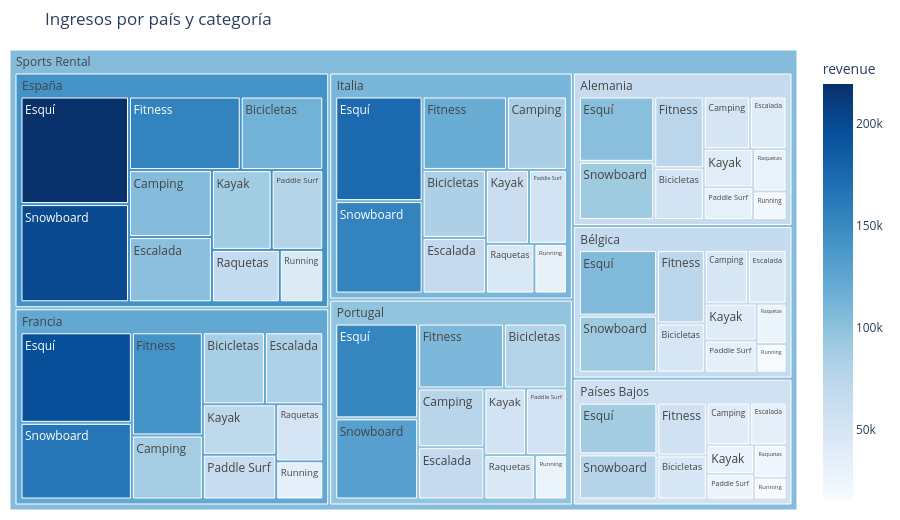

Source (notebook cell):
### Markdown cell above
### 6.6 ¿Dónde se concentran los ingresos? (treemap país › categoría)

### Code cell
tree = (fact[fact["completed"]].groupby(["store_country", "category"])["revenue"]
        .sum().reset_index())
fig = px.treemap(tree, path=[px.Constant("Sports Rental"), "store_country", "category"],
                 values="revenue", color="revenue", color_continuous_scale="Blues",
                 title="Ingresos por país y categoría")
fig.update_layout(margin=dict(t=50, l=10, r=10, b=10), height=520)
fig

### Figure 1 — Plotly figure (JSON) as saved in the notebook; plotly's stock layout.template omitted (floating-point values rounded to 4 significant figures)
{"data": [{"branchvalues": "total", "customdata": [[53270.0], [50490.0], [39760.0], [102200.0], [73630.0], [39030.0], [33670.0], [29230.0], [19790.0], [91100.0], [48910.0], [47980.0], [42890.0], [106500.0], [72810.0], [39530.0], [34620.0], [25130.0], [17710.0], [92540.0], [114100.0], [104300.0], [101500.0], [219400.0], [154500.0], [89610.0], [77350.0], [66850.0], [42750.0], [200200.0], [86420.0], [87920.0], [81260.0], [195100.0], [141700.0], [71580.0], [63500.0], [51910.0], [34680.0], [165100.0], [82240.0], [84080.0], [67270.0], [174800.0], [118400.0], [60920.0], [53520.0], [46080.0], [30850.0], [154500.0], [47430.0], [40340.0], [33750.0], [88730.0], [57100.0], [29650.0], [26410.0], [23100.0], [15390.0], [77520.0], [79120.0], [75480.0], [67270.0], [152700.0], [108300.0], [53770.0], [52910.0], [43600.0], [27590.0], [130600.0], [65830.0], [67060.0], [142300.0], [122800.0], [110500.0], [55770.0], [97230.0], [104500.0]], "domain": {"x": [0.0, 1.0], "y": [0.0, 1.0]}, "hovertemplate": "labels=%{label}<br>revenue_sum=%{value}<br>parent=%{parent}<br>id=%{id}<br>revenue=%{color}<extra></extra>", "ids": ["Sports Rental/Alemania/Bicicletas", "Sports Rental/Alemania/Camping", "Sports Rental/Alemania/Escalada", "Sports Rental/Alemania/Esquí", "Sports Rental/Alemania/Fitness", "Sports Rental/Alemania/Kayak", "Sports Rental/Alemania/Paddle Surf", "Sports Rental/Alemania/Raquetas", "Sports Rental/Alemania/Running", "Sports Rental/Alemania/Snowboard", "Sports Rental/Bélgica/Bicicletas", "Sports Rental/Bélgica/Camping", "Sports Rental/Bélgica/Escalada", "Sports Rental/Bélgica/Esquí", "Sports Rental/Bélgica/Fitness", "Sports Rental/Bélgica/Kayak", "Sports Rental/Bélgica/Paddle Surf", "Sports Rental/Bélgica/Raquetas", "Sports Rental/Bélgica/Running", "Sports Rental/Bélgica/Snowboard", "Sports Rental/España/Bicicletas", "Sports Rental/España/Camping", "Sports Rental/España/Escalada", "Sports Rental/España/Esquí", "Sports Rental/España/Fitness", "Sports Rental/España/Kayak", "Sports Rental/España/Paddle Surf", "Sports Rental/España/Raquetas", "Sports Rental/España/Running", "Sports Rental/España/Snowboard", "Sports Rental/Francia/Bicicletas", "Sports Rental/Francia/Camping", "Sports Rental/Francia/Escalada", "Sports Rental/Francia/Esquí", "Sports Rental/Francia/Fitness", "Sports Rental/Francia/Kayak", "Sports Rental/Francia/Paddle Surf", "Sports Rental/Francia/Raquetas", "Sports Rental/Francia/Running", "Sports Rental/Francia/Snowboard", "Sports Rental/Italia/Bicicletas", "Sports Rental/Italia/Camping", "Sports Rental/Italia/Escalada", "Sports Rental/Italia/Esquí", "Sports Rental/Italia/Fitness", "Sports Rental/Italia/Kayak", "Sports Rental/Italia/Paddle Surf", "Sports Rental/Italia/Raquetas", "Sports Rental/Italia/Running", "Sports Rental/Italia/Snowboard", "Sports Rental/Países Bajos/Bicicletas", "Sports Rental/Países Bajos/Camping", "Sports Rental/Países Bajos/Escalada", "Sports Rental/Países Bajos/Esquí", "Sports Rental/Países Bajos/Fitness", "Sports Rental/Países Bajos/Kayak", "Sports Rental/Países Bajos/Paddle Surf", "Sports Rental/Países Bajos/Raquetas", "Sports Rental/Países Bajos/Running", "Sports Rental/Países Bajos/Snowboard", "Sports Rental/Portugal/Bicicletas", "Sports Rental/Portugal/Camping", "Sports Rental/Portugal/Escalada", "Sports Rental/Portugal/Esquí", "Sports Rental/Portugal/Fitness", "Sports Rental/Portugal/Kayak", "Sports Rental/Portugal/Paddle Surf", "Sports Rental/Portugal/Raquetas", "Sports Rental/Portugal/Running", "Sports Rental/Portugal/Snowboard", "Sports Rental/Alemania", "Sports Rental/Bélgica", "Sports Rental/España", "Sports Rental/Francia", "Sports Rental/Italia", "Sports Rental/Países Bajos", "Sports Rental/Portugal", "Sports Rental"], "labels": ["Bicicletas", "Camping", "Escalada", "Esquí", "Fitness", "Kayak", "Paddle Surf", "Raquetas", "Running", "Snowboard", "Bicicletas", "Camping", "Escalada", "Esquí", "Fitness", "Kayak", "Paddle Surf", "Raquetas", "Running", "Snowboard", "Bicicletas", "Camping", "Escalada", "Esquí", "Fitness", "Kayak", "Paddle Surf", "Raquetas", "Running", "Snowboard", "Bicicletas", "Camping", "Escalada", "Esquí", "Fitness", "Kayak", "Paddle Surf", "Raquetas", "Running", "Snowboard", "Bicicletas", "Camping", "Escalada", "Esquí", "Fitness", "Kayak", "Paddle Surf", "Raquetas", "Running", "Snowboard", "Bicicletas", "Camping", "Escalada", "Esquí", "Fitness", "Kayak", "Paddle Surf", "Raquetas", "Running", "Snowboard", "Bicicletas", "Camping", "Escalada", "Esquí", "Fitness", "Kayak", "Paddle Surf", "Raquetas", "Running", "Snowboard", "Alemania", "Bélgica", "España", "Francia", "Italia", "Países Bajos", "Portugal", "Sports Rental"], "marker": {"coloraxis": "coloraxis", "colors": [53270.0, 50490.0, 39760.0, 102200.0, 73630.0, 39030.0, 33670.0, 29230.0, 19790.0, 91100.0, 48910.0, 47980.0, 42890.0, 106500.0, 72810.0, 39530.0, 34620.0, 25130.0, 17710.0, 92540.0, 114100.0, 104300.0, 101500.0, 219400.0, 154500.0, 89610.0, 77350.0, 66850.0, 42750.0, 200200.0, 86420.0, 87920.0, 81260.0, 195100.0, 141700.0, 71580.0, 63500.0, 51910.0, 34680.0, 165100.0, 82240.0, 84080.0, 67270.0, 174800.0, 118400.0, 60920.0, 53520.0, 46080.0, 30850.0, 154500.0, 47430.0, 40340.0, 33750.0, 88730.0, 57100.0, 29650.0, 26410.0, 23100.0, 15390.0, 77520.0, 79120.0, 75480.0, 67270.0, 152700.0, 108300.0, 53770.0, 52910.0, 43600.0, 27590.0, 130600.0, 65830.0, 67060.0, 142300.0, 122800.0, 110500.0, 55770.0, 97230.0, 104500.0]}, "name": "", "parents": ["Sports Rental/Alemania", "Sports Rental/Alemania", "Sports Rental/Alemania", "Sports Rental/Alemania", "Sports Rental/Alemania", "Sports Rental/Alemania", "Sports Rental/Alemania", "Sports Rental/Alemania", "Sports Rental/Alemania", "Sports Rental/Alemania", "Sports Rental/Bélgica", "Sports Rental/Bélgica", "Sports Rental/Bélgica", "Sports Rental/Bélgica", "Sports Rental/Bélgica", "Sports Rental/Bélgica", "Sports Rental/Bélgica", "Sports Rental/Bélgica", "Sports Rental/Bélgica", "Sports Rental/Bélgica", "Sports Rental/España", "Sports Rental/España", "Sports Rental/España", "Sports Rental/España", "Sports Rental/España", "Sports Rental/España", "Sports Rental/España", "Sports Rental/España", "Sports Rental/España", "Sports Rental/España", "Sports Rental/Francia", "Sports Rental/Francia", "Sports Rental/Francia", "Sports Rental/Francia", "Sports Rental/Francia", "Sports Rental/Francia", "Sports Rental/Francia", "Sports Rental/Francia", "Sports Rental/Francia", "Sports Rental/Francia", "Sports Rental/Italia", "Sports Rental/Italia", "Sports Rental/Italia", "Sports Rental/Italia", "Sports Rental/Italia", "Sports Rental/Italia", "Sports Rental/Italia", "Sports Rental/Italia", "Sports Rental/Italia", "Sports Rental/Italia", "Sports Rental/Países Bajos", "Sports Rental/Países Bajos", "Sports Rental/Países Bajos", "Sports Rental/Países Bajos", "Sports Rental/Países Bajos", "Sports Rental/Países Bajos", "Sports Rental/Países Bajos", "Sports Rental/Países Bajos", "Sports Rental/Países Bajos", "Sports Rental/Países Bajos", "Sports Rental/Portugal", "Sports Rental/Portugal", "Sports Rental/Portugal", "Sports Rental/Portugal", "Sports Rental/Portugal", "Sports Rental/Portugal", "Sports Rental/Portugal", "Sports Rental/Portugal", "Sports Rental/Portugal", "Sports Rental/Portugal", "Sports Rental", "Sports Rental", "Sports Rental", "Sports Rental", "Sports Rental", "Sports Rental", "Sports Rental", ""], "type": "treemap", "values": [53270.0, 50490.0, 39760.0, 102200.0, 73630.0, 39030.0, 33670.0, 29230.0, 19790.0, 91100.0, 48910.0, 47980.0, 42890.0, 106500.0, 72810.0, 39530.0, 34620.0, 25130.0, 17710.0, 92540.0, 114100.0, 104300.0, 101500.0, 219400.0, 154500.0, 89610.0, 77350.0, 66850.0, 42750.0, 200200.0, 86420.0, 87920.0, 81260.0, 195100.0, 141700.0, 71580.0, 63500.0, 51910.0, 34680.0, 165100.0, 82240.0, 84080.0, 67270.0, 174800.0, 118400.0, 60920.0, 53520.0, 46080.0, 30850.0, 154500.0, 47430.0, 40340.0, 33750.0, 88730.0, 57100.0, 29650.0, 26410.0, 23100.0, 15390.0, 77520.0, 79120.0, 75480.0, 67270.0, 152700.0, 108300.0, 53770.0, 52910.0, 43600.0, 27590.0, 130600.0, 532100.0, 528600.0, 1171000.0, 979200.0, 872600.0, 439400.0, 791400.0, 5314000.0]}], "layout": {"coloraxis": {"autocolorscale": false, "colorbar": {"title": {"text": "revenue"}}, "colorscale": [[0.0, "rgb(247,251,255)"], [0.125, "rgb(222,235,247)"], [0.25, "rgb(198,219,239)"], [0.375, "rgb(158,202,225)"], [0.5, "rgb(107,174,214)"], [0.625, "rgb(66,146,198)"], [0.75, "rgb(33,113,181)"], [0.875, "rgb(8,81,156)"], [1.0, "rgb(8,48,107)"]]}, "height": 520, "legend": {"tracegroupgap": 0}, "margin": {"b": 10, "l": 10, "r": 10, "t": 50}, "title": {"text": "Ingresos por país y categoría"}}}
